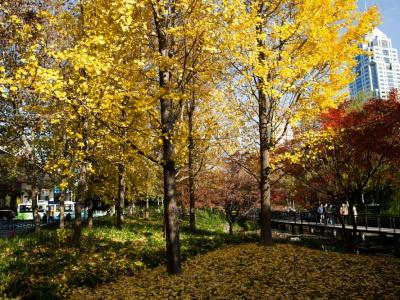
#> input picture dataset/test/4_tree/tree_07.jpg, 400 x 300 px
$ python plm.py
#> lines starting #> are read from the running program, lines starting #| are printed output that depends on the picture
import cv2
import numpy as np
from skimage.feature import peak_local_max
import matplotlib.pyplot as plt

# Load and preprocess the image
image_path = '../dataset/test/4_tree/tree_07.jpg'

# Load the image
image = cv2.imread(image_path)
#> image is the input picture: shape (300, 400, 3); mean B, G, R 50.1, 96.6, 116.6

# Convert the image to grayscale
gray_image = cv2.cvtColor(image, cv2.COLOR_BGR2GRAY)
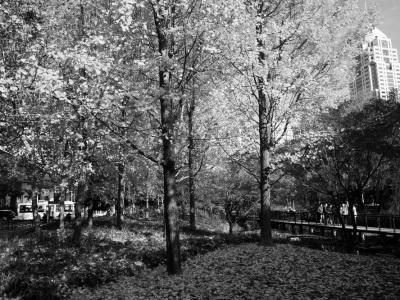
#> gray_image: shape (300, 400); min 0, max 255, mean 97.3

# Apply peak_local_max to find local maxima
coordinates = peak_local_max(gray_image, min_distance=10, threshold_abs=50)
#> coordinates = 207 pairs, first value 11 to 285, second value 14 to 389

# Print the total number of corners detected
num_peaks = len(coordinates)
#> num_peaks = 207
print("Number of peak local max detected:", num_peaks)
#| Number of peak local max detected: 207

# Plot the result
plt.figure(figsize=(8, 6))
plt.imshow(cv2.cvtColor(image, cv2.COLOR_BGR2RGB))
plt.plot(coordinates[:, 1], coordinates[:, 0], 'r.', markersize=5)
plt.title('Local Maxima')
plt.axis('off')
plt.show()
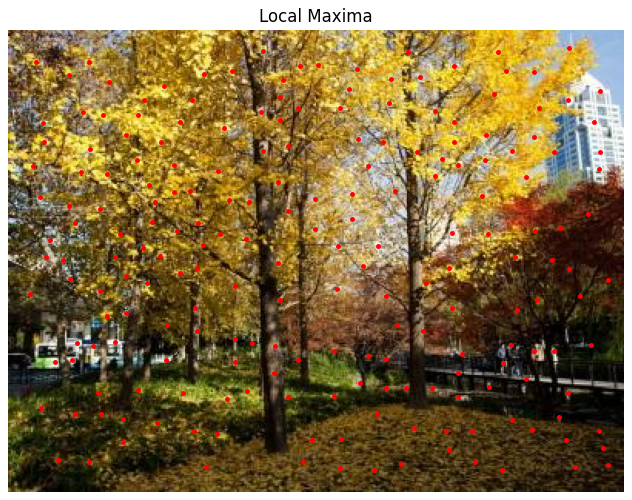
#> figure drawn by matplotlib, 1 panel

$ run again, with dataset/test/4_tree/tree_01.jpg copied over dataset/test/4_tree/tree_07.jpg
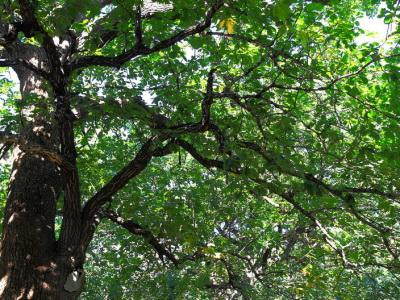
#> input picture dataset/test/4_tree/tree_01.jpg, 400 x 300 px
#> image is the input picture: shape (300, 400, 3); mean B, G, R 57.6, 97, 74.6
#> `gray_image = cv2.cvtColor(image, cv2.COLOR_BGR2GRAY)`:
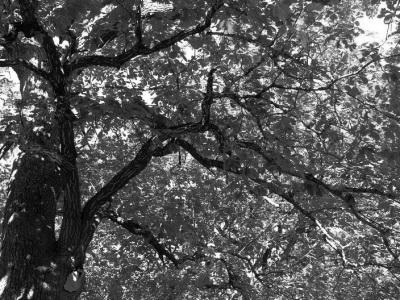
#> gray_image: shape (300, 400); min 0, max 255, mean 85.8
#> coordinates = 189 pairs, first value 10 to 289, second value 10 to 388
#> num_peaks = 189
#| Number of peak local max detected: 189
#> `plt.show()`:
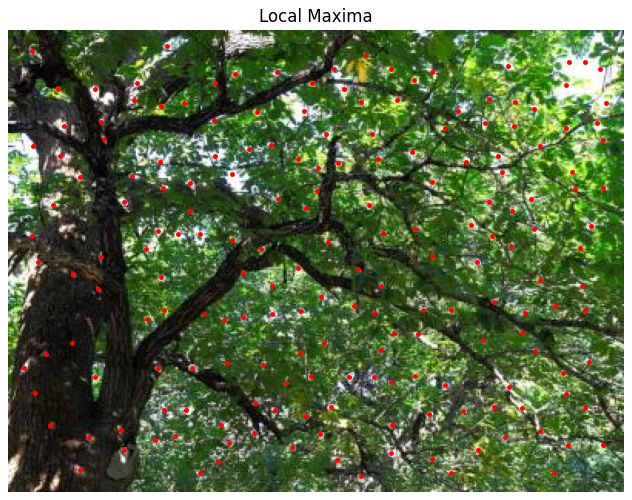
#> figure drawn by matplotlib, 1 panel

$ run again, with dataset/test/4_tree/tree_02.jpg copied over dataset/test/4_tree/tree_07.jpg
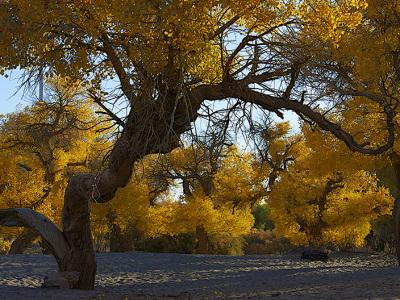
#> input picture dataset/test/4_tree/tree_02.jpg, 400 x 300 px
#> image is the input picture: shape (300, 400, 3); mean B, G, R 46.3, 74.3, 90
#> `gray_image = cv2.cvtColor(image, cv2.COLOR_BGR2GRAY)`:
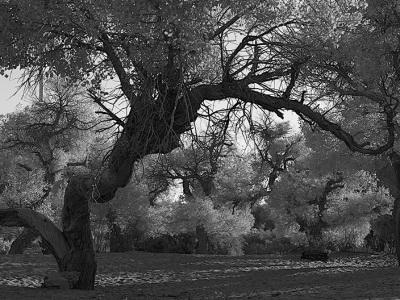
#> gray_image: shape (300, 400); min 0, max 254, mean 75.8
#> coordinates = 157 pairs, first value 10 to 288, second value 10 to 389
#> num_peaks = 157
#| Number of peak local max detected: 157
#> `plt.show()`:
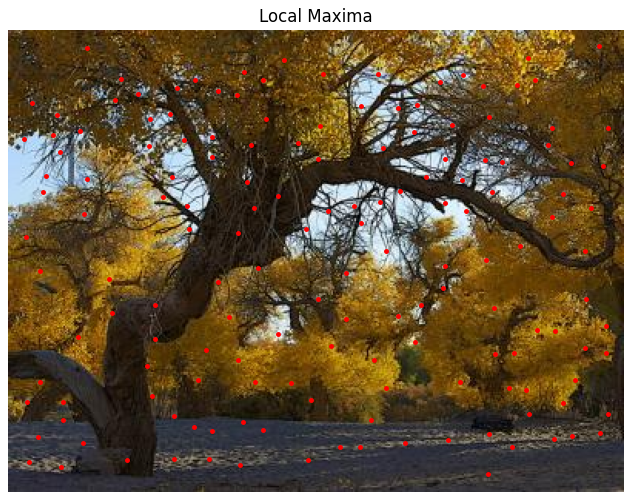
#> figure drawn by matplotlib, 1 panel

$ run again, with dataset/test/4_tree/tree_03.jpg copied over dataset/test/4_tree/tree_07.jpg
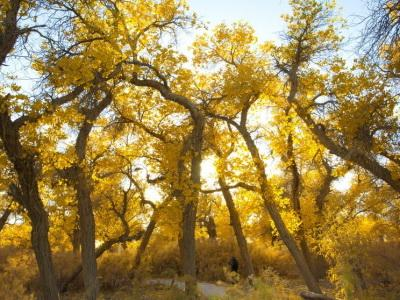
#> input picture dataset/test/4_tree/tree_03.jpg, 400 x 300 px
#> image is the input picture: shape (300, 400, 3); mean B, G, R 75.1, 131.9, 155.5
#> `gray_image = cv2.cvtColor(image, cv2.COLOR_BGR2GRAY)`:
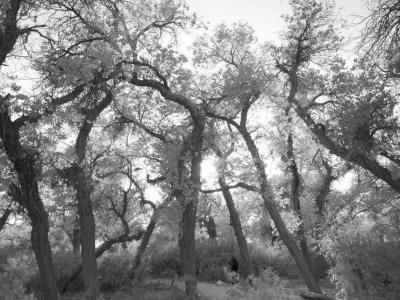
#> gray_image: shape (300, 400); min 4, max 255, mean 132.5
#> coordinates = 158 pairs, first value 11 to 288, second value 12 to 385
#> num_peaks = 158
#| Number of peak local max detected: 158
#> `plt.show()`:
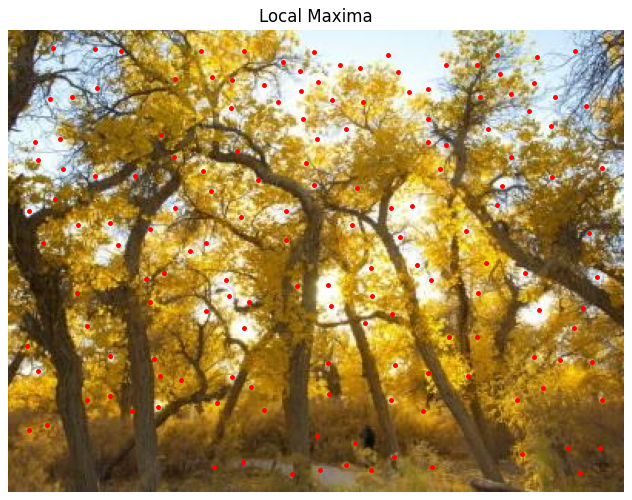
#> figure drawn by matplotlib, 1 panel
